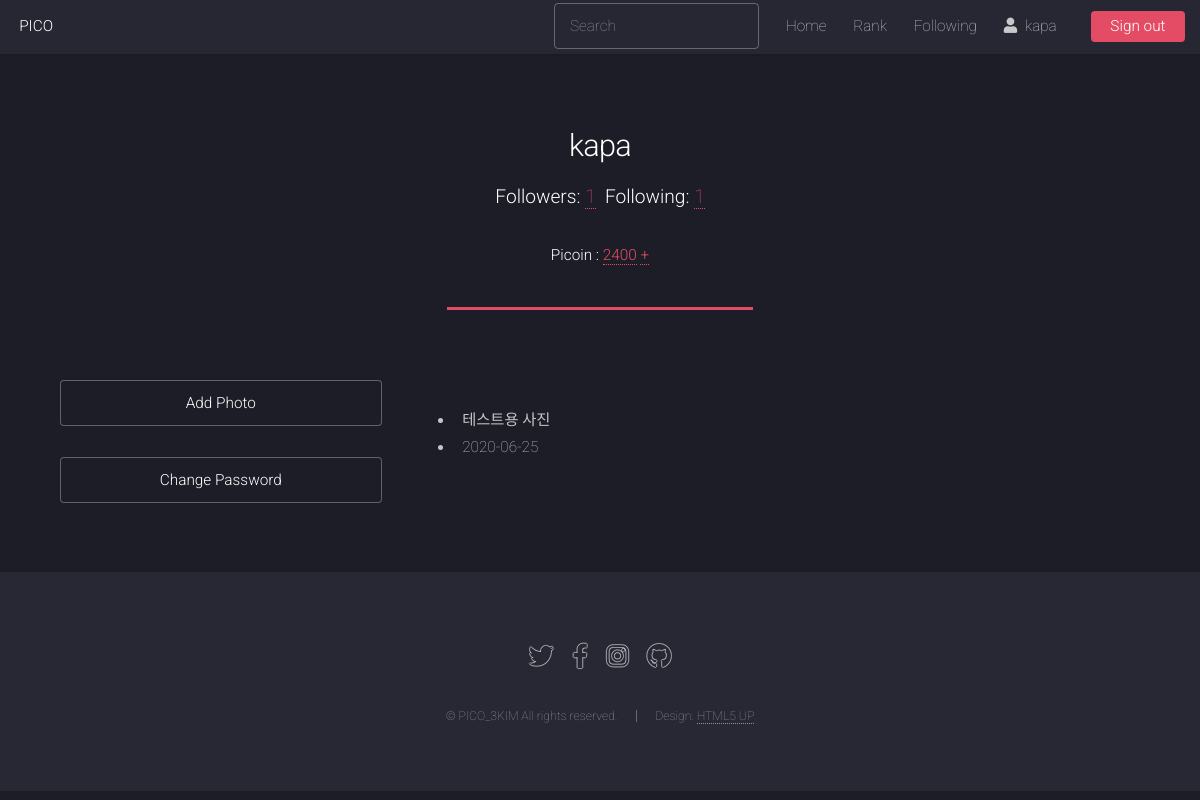
Page /kapa/ (signed in) on the earlier database version.
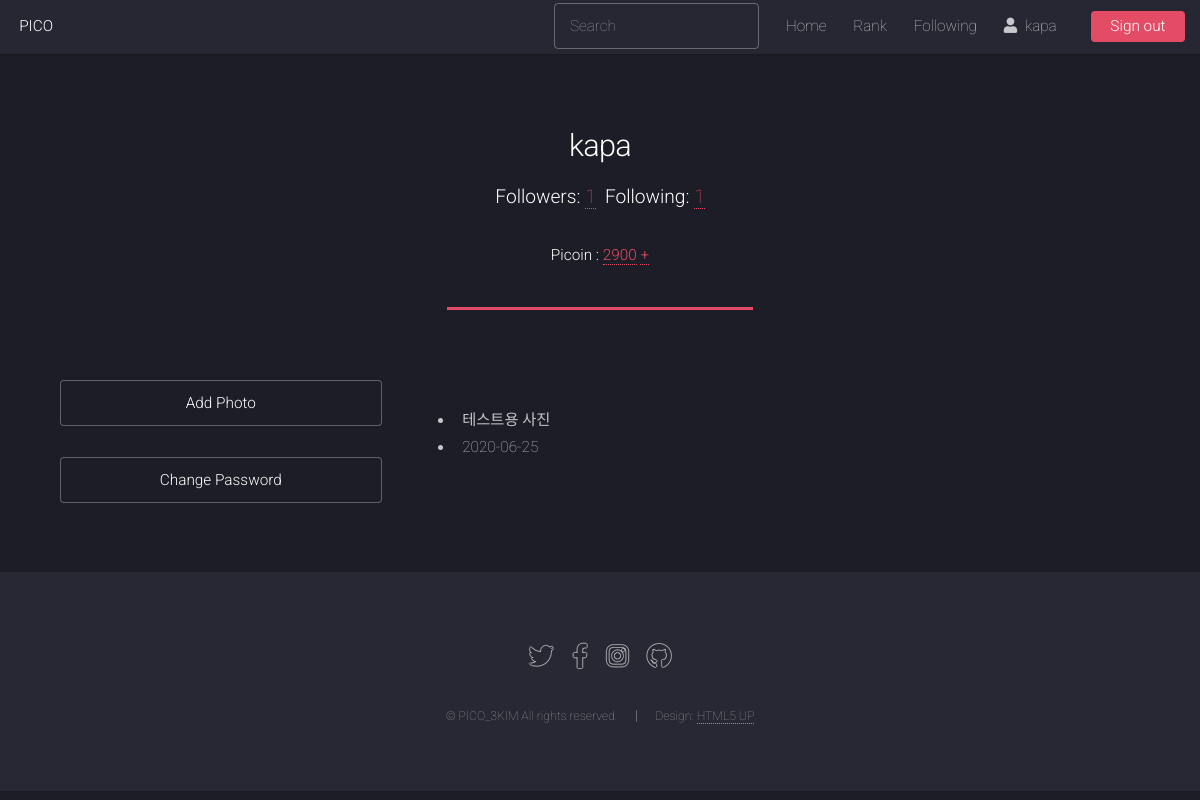
Same page on the later database version.
### core/models.py (models this page shows, shortened)
class Profile(models.Model):
    user = models.OneToOneField(User, on_delete=models.CASCADE)
    followers = models.ManyToManyField(User, related_name='user_followers')
    following = models.ManyToManyField(User, related_name='user_following')
    PICOIN = models.PositiveIntegerField(default=0, verbose_name='PICOIN')

### core/views.py (the view)
# urls.py: path('<str:username>/', ProfileView.as_view(), name='profile'),
class ProfileView(TemplateView):
    template_name = 'profile.html'
    def get(self, request, username):
        user = None
        try:
            user = User.objects.get(username=username)
        except:
            raise Http404()
        profile = user.profile
        photos = Photo.objects.filter(owner=user)
        return render(request, 'profile.html', {'profile':profile, 'photos':photos})

### photo/models.py (called while the page is built)
    def get_absolute_url(self):
        return reverse('photo:photo_detail', args=(self.id,))

### templates/profile.html (shortened to what this page needs)
{% extends "base.html" %}
{% load sorl_thumbnail %}
{% load widget_tweaks %}
{% block content %}
<header class="major">
    <h2>{{ profile.user.username }}</h2>
    <p>
        <strong> Followers: </strong> <a href="{% url 'followers' profile.user.username %}">{{ profile.followers.count }}</a>&nbsp;
        <strong> Following: </strong> <a href="{% url 'following' profile.user.username %}">{{ profile.following.count }}</a>
    </p>
    {% ifequal request.user.username profile.user.username %}
    <p>
        <strong>Picoin : <a href="{% url 'mypicolog' user.get_username %}">{{ profile.PICOIN }}</a></strong>
        <strong><a href="{% url 'charge' %}">+</a> </strong>
    </p>
    {% endifequal %}
</header>
<section id="content">
{% ifnotequal request.user profile.user %}
<div class="row">
    {% for photo in photos %}
    <div class="col-md-3 mb-5">
        <div class="tumbnail">
            <a href="{{ photo.get_absolute_url }}">
                {% thumbnail photo.image "128x128" crop="center" as im %}
                <img src="{{ im.url }}" style="width: 100%;">
                {% endthumbnail %}
            </a>
        </div>
        <ul>
            <li class="font-italic">{{ photo.title }}</li>
            <li class="font-italic">{{ photo.upload_dt|date:"Y-m-d" }}</li>
        </ul>
    </div>
    {% endfor %}
</div>
{% else %}
<div class="row gtr-150">
    <div class="col-4 col-12-medium">
        <section id="sidebar">
            <ul class="actions fit">
                <li><a href="{% url 'photo:photo_add' %}" class="button">Add Photo</a></li>
            </ul>
            <ul class="actions fit">
                <li><a href="{% url 'password_change' %}" class="button">Change Password</a></li>
            </ul>
        </section>
    </div>
    <div class="col-8 col-12-medium imp-medium">
            <section id="content">
                <div class="row">
                    {% for photo in photos %}
                    <div class="col-md-3 mb-5">
                        <div class="tumbnail">
                        </div>
                        <ul>
                            <li class="font-italic">{{ photo.title }}</li>
                            <li class="font-italic">{{ photo.upload_dt|date:"Y-m-d" }}</li>
                        </ul>
                    </div>
                    {% endfor %}
                </div>
            </section>
    </div>
</div>
{% endifnotequal %}
</section>
{% endblock %}

Differences in the rows shown:
changed Profile "kapa": PICOIN "2400" → "2900"
